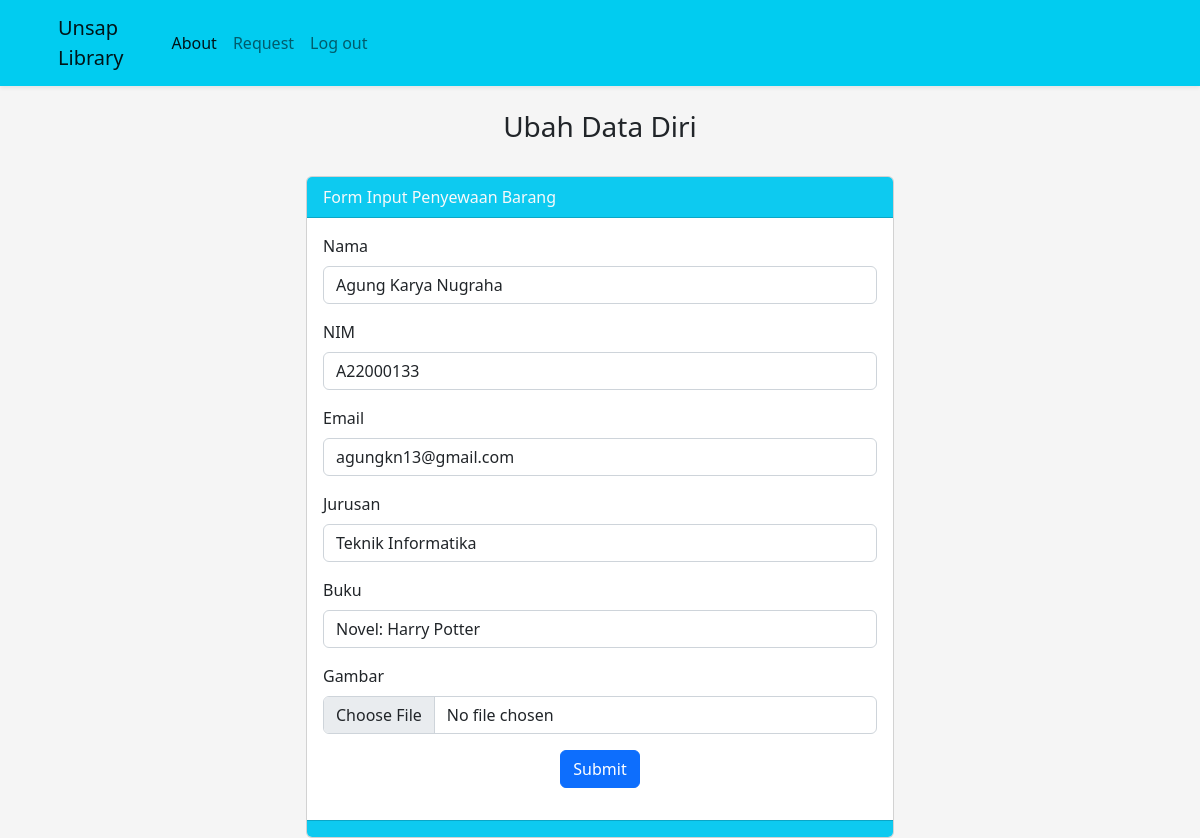
The app's page /ubah.php?id=3 (signed in) with its own data.
### tables this page shows
CREATE TABLE `mahasiswa` (
  `id` int(11) NOT NULL,
  `nama` varchar(200) NOT NULL,
  `nim` char(9) NOT NULL,
  `email` varchar(100) NOT NULL,
  `jurusan` varchar(100) NOT NULL,
  `gambar` varchar(100) NOT NULL,
  `buku` varchar(30) NOT NULL
);

### function.php (called while the page is built, shortened)
<?php
$conn = mysqli_connect("localhost", "root", "", "phpdasar1");
function query($query) {
	global $conn;
	$result = mysqli_query($conn, $query);
	$rows = [];
	while ( $row = mysqli_fetch_assoc($result) ) {
		$rows[] = $row;
	}
	return $rows;
}
?>

### ubah.php (the view, shortened to what this page needs)
<?php
require 'function.php';
$id = $_GET["id"];
$mhs = query("SELECT * FROM mahasiswa WHERE id = $id")[0];
?>
<!DOCTYPE html>
<html>
<head>
    <link rel="stylesheet" href="https://cdn.jsdelivr.net/npm/bootstrap@5.2.0-beta1/dist/css/bootstrap.rtl.min.css">
	<link rel="stylesheet" href="style.css" />
</head>
<body>
 <nav class="navbar navbar-expand-lg shadow-sm" style="background-color: rgb(1, 204, 240)">
      <div class="container">
        <a class="navbar-brand" href="index.php"
          >Unsap <br />
          Library</a>
        <div class="collapse navbar-collapse" id="navbarNav">
          <ul class="navbar-nav">
            <li class="nav-item">
              <a class="nav-link active" aria-current="page" href="about.php">About</a>
            </li>
            <li class="nav-item">
              <a class="nav-link" href="tambah.php">Request</a>
            </li>
            <li class="nav-item">
              <a class="nav-link" href="logout.php">Log out</a>
            </li>
          </ul>
        </div>
      </div>
    </nav>
	<br>
	<h3 class="text-center">Ubah Data Diri</h3>
<br>
<div class="row">
    <div class="col-md-6 mx-auto">
        <div class="card">
        	<div class="card-header bg-info text-light">Form Input Penyewaan Barang</div>
                <div class="card-body">
					<form action="" method="post" enctype="multipart/form-data">
							<div class="mb-3">
								<label for="nama" class="form-label">Nama</label>
								<input type="text" name="nama" class="form-control" id="nama" required value="<?= $mhs["nama"]; ?>">
							</div>
							<div class="mb-3">
								<label for="nim" class="form-label">NIM</label>
								<input type="text" name="nim" class="form-control" id="nim" required value="<?= $mhs["nim"]; ?>">
							</div>
							<div class="mb-3">
								<label for="email"class="form-label" >Email</label>
								<input type="text" name="email" class="form-control" id="email" value="<?= $mhs["email"]; ?>">
							</div>
							<div class="mb-3">
								<label for="jurusan"class="form-label" >Jurusan</label>
								<input type="text" name="jurusan" class="form-control" id="jurusan" required value="<?= $mhs["jurusan"]; ?>">
							</div>
							<div class="mb-3">
								<label for="buku"class="form-label" >Buku</label>
								<input type="text" name="buku" class="form-control" id="buku" value="<?= $mhs["buku"]; ?>">
							</div>
							<div class="mb-3">
								<label for="gambar"class="form-label" >Gambar</label>
								<input type="file" name="gambar" id="gambar" class="form-control">
							</div>
							<div class="mb-3 text-center">
								<button class="btn btn-primary" type="submit" name="submit">Submit</button>
							</div>
					</form>
						</div>
        		<div class="card-footer bg-info"></div>
          	</div>
        </div>
    </div>
</body>
</html>

### ubah.php (style rules this page uses)
body { min-height: 100%; background-color: #f5f5f5; }

### records on screen
mahasiswa: nama "Agung Karya Nugraha", nim "A22000133", email "agungkn13@gmail.com", jurusan "Teknik Informatika", buku "Novel: Harry Potter"
